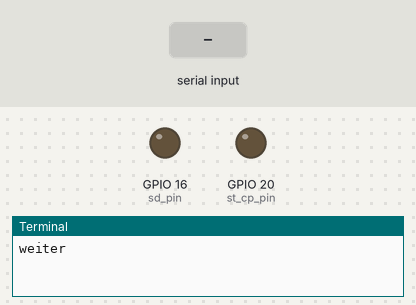
A program run on a simulated Raspberry Pi (BCM pin numbers). Parts: output pins drawn as LEDs (lit = HIGH), the last lines printed to the terminal. The test bench sets the inputs (shaded band). Pins used as bus, display or sensor lines are not drawn.

Above: at 1.2 s.
1.3 s: "1" typed at the terminal
At 2.7 s:
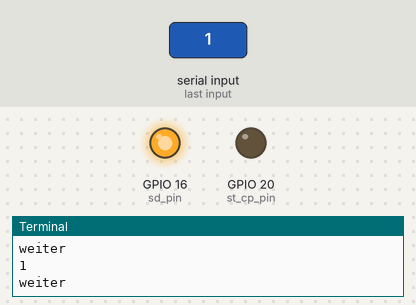
Timing chart, 0 to 4.3 s (numbered marks = the images above; inputs shaded):
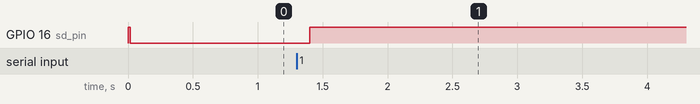

Measured:
- after the input at 1.3 s, GPIO 16 (sd_pin): LOW → HIGH after 0.10 s

The program:

dot_matrix.py
```python
#!/usr/bin/env python
# -*- coding: utf-8 -*-

import RPi.GPIO as GPIO
import time

# Output-Pins festlegen
sd_pin = 16
st_cp_pin = 20
sh_cp_pin = 21

#=========================================
# Muster für eine geschaltete Zeile
#rows = [ 0x01, 0x02, 0x04, 0x08, 0x10, 0x20, 0x40, 0x80 ]
#cols = [ 0x00, 0x00, 0x00, 0x00, 0x00, 0x00, 0x00, 0x00 ]
# Muster für eine geschaltete Spalte
rows = [ 0xFF, 0xFF, 0xFF, 0xFF, 0xFF, 0xFF, 0xFF, 0xFF ]
cols = [ 0xFE, 0xFD, 0xFB, 0xF7, 0xEF, 0xDF, 0xBF, 0x7F ]

def setup():
  # Layout festlegen auf BCM
  GPIO.setmode(GPIO.BCM)
  # Pins auf Output setzen
  GPIO.setup(sd_pin, GPIO.OUT)
  GPIO.setup(st_cp_pin, GPIO.OUT)
  GPIO.setup(sh_cp_pin, GPIO.OUT)
  # Pins ausschalten
  GPIO.output(sd_pin, GPIO.LOW)
  GPIO.output(st_cp_pin, GPIO.LOW)
  GPIO.output(sh_cp_pin, GPIO.LOW)


# Räumt alles wieder auf.
def destroy():
    # Pins ausschalten
    GPIO.output(sd_pin, GPIO.LOW)
    GPIO.output(st_cp_pin, GPIO.LOW)
    GPIO.output(sh_cp_pin, GPIO.LOW)
    GPIO.cleanup()


# Schreibt die Daten in die Chips.
def write_to_chip(data):
    for bit in range(0, 8):
        GPIO.output(sd_pin, 0x80 & (data << bit))
        GPIO.output(sh_cp_pin, GPIO.HIGH)
        time.sleep(0.001)
        GPIO.output(sh_cp_pin, GPIO.LOW)


# Schreibt die Daten aus den Chips auf die Dot-Matrix.
def output_to_matrix():
    GPIO.output(st_cp_pin, GPIO.HIGH)
    time.sleep(0.001)
    GPIO.output(st_cp_pin, GPIO.LOW)


# Die Hauptschleife des Programms
def loop():
    while True:
        for i in range(0, len(cols)):
            write_to_chip(rows[i])
            write_to_chip(cols[i])
            output_to_matrix()
            raw_input("weiter")
            time.sleep(0.1)

        for i in range(len(cols)-1, -1, -1):
            write_to_chip(rows[i])
            write_to_chip(cols[i])
            output_to_matrix()
            time.sleep(0.1)


# Das Programm startet hier.
if __name__ == '__main__':
    setup()
    try:
        loop()
    except KeyboardInterrupt:
        destroy()
```
